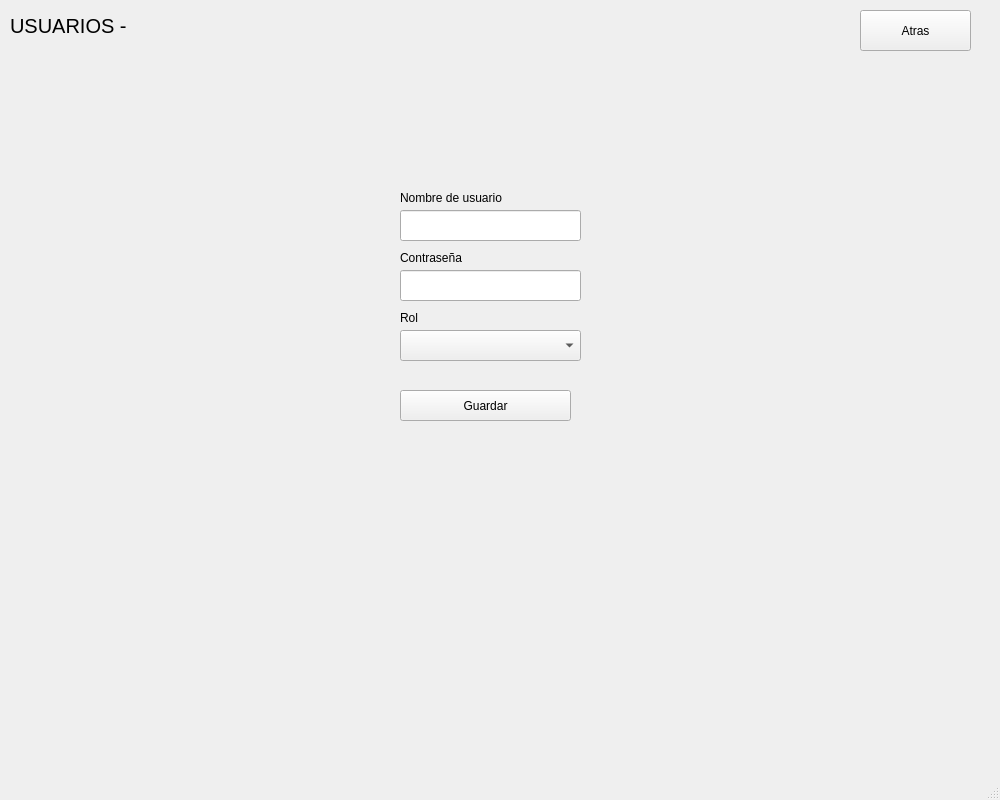
<?xml version="1.0" encoding="UTF-8"?>
<ui version="4.0">
 <class>usersIterateWindow</class>
 <widget class="QMainWindow" name="usersIterateWindow">
  <property name="geometry">
   <rect>
    <x>0</x>
    <y>0</y>
    <width>1000</width>
    <height>800</height>
   </rect>
  </property>
  <property name="windowTitle">
   <string>BANCO</string>
  </property>
  <widget class="QWidget" name="centralwidget">
   <widget class="QLabel" name="label">
    <property name="geometry">
     <rect>
      <x>10</x>
      <y>10</y>
      <width>131</width>
      <height>31</height>
     </rect>
    </property>
    <property name="font">
     <font>
      <pointsize>15</pointsize>
     </font>
    </property>
    <property name="text">
     <string>USUARIOS -</string>
    </property>
   </widget>
   <widget class="QLabel" name="lbl_show_user">
    <property name="geometry">
     <rect>
      <x>130</x>
      <y>10</y>
      <width>451</width>
      <height>31</height>
     </rect>
    </property>
    <property name="font">
     <font>
      <pointsize>15</pointsize>
     </font>
    </property>
    <property name="text">
     <string/>
    </property>
   </widget>
   <widget class="QPushButton" name="btn_back">
    <property name="geometry">
     <rect>
      <x>860</x>
      <y>10</y>
      <width>111</width>
      <height>41</height>
     </rect>
    </property>
    <property name="text">
     <string>Atras</string>
    </property>
   </widget>
   <widget class="QLineEdit" name="input_username">
    <property name="geometry">
     <rect>
      <x>400</x>
      <y>210</y>
      <width>181</width>
      <height>31</height>
     </rect>
    </property>
   </widget>
   <widget class="QComboBox" name="slect_roles">
    <property name="geometry">
     <rect>
      <x>400</x>
      <y>330</y>
      <width>181</width>
      <height>31</height>
     </rect>
    </property>
   </widget>
   <widget class="QLineEdit" name="input_password">
    <property name="geometry">
     <rect>
      <x>400</x>
      <y>270</y>
      <width>181</width>
      <height>31</height>
     </rect>
    </property>
   </widget>
   <widget class="QPushButton" name="btn_store">
    <property name="geometry">
     <rect>
      <x>400</x>
      <y>390</y>
      <width>171</width>
      <height>31</height>
     </rect>
    </property>
    <property name="text">
     <string>Guardar</string>
    </property>
   </widget>
   <widget class="QLabel" name="label_2">
    <property name="geometry">
     <rect>
      <x>400</x>
      <y>190</y>
      <width>111</width>
      <height>16</height>
     </rect>
    </property>
    <property name="text">
     <string>Nombre de usuario</string>
    </property>
   </widget>
   <widget class="QLabel" name="label_3">
    <property name="geometry">
     <rect>
      <x>400</x>
      <y>250</y>
      <width>111</width>
      <height>16</height>
     </rect>
    </property>
    <property name="text">
     <string>Contraseña</string>
    </property>
   </widget>
   <widget class="QLabel" name="label_4">
    <property name="geometry">
     <rect>
      <x>400</x>
      <y>310</y>
      <width>111</width>
      <height>16</height>
     </rect>
    </property>
    <property name="text">
     <string>Rol</string>
    </property>
   </widget>
  </widget>
  <widget class="QMenuBar" name="menubar">
   <property name="geometry">
    <rect>
     <x>0</x>
     <y>0</y>
     <width>1000</width>
     <height>33</height>
    </rect>
   </property>
  </widget>
  <widget class="QStatusBar" name="statusbar"/>
 </widget>
 <resources/>
 <connections/>
</ui>
